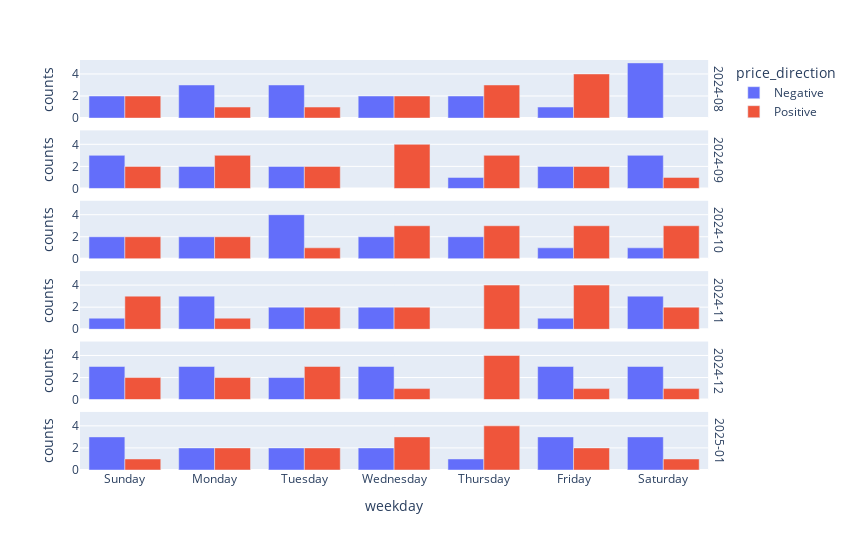

Source (notebook cell):
### Code cell
wkday_price_direction_counts = df_weekday_candles.groupby(['month-year', 'weekday', 'price_direction'], as_index=False)['candle_id'].count()
wkday_price_direction_counts.rename(columns={'candle_id':'counts'}, inplace=True)
wkday_pdc_fig = px.bar(wkday_price_direction_counts, x='weekday', y='counts', color='price_direction', 
             barmode='group', facet_row='month-year', category_orders={'month':month_years_order, 'weekday':weekdays_order})
wkday_pdc_fig.update_layout(
    height=fig_height,
    width=fig_width
)
wkday_pdc_fig.for_each_annotation(lambda x: x.update(text=x.text.split('=')[-1]))
wkday_pdc_fig.show()

### Figure 1 — Plotly figure (JSON) as saved in the notebook; plotly's stock layout.template omitted (floating-point values rounded to 4 significant figures)
{"data": [{"alignmentgroup": "True", "hovertemplate": "price_direction=Negative<br>month-year=2024-08<br>weekday=%{x}<br>counts=%{y}<extra></extra>", "legendgroup": "Negative", "marker": {"color": "#636efa", "pattern": {"shape": ""}}, "name": "Negative", "offsetgroup": "Negative", "orientation": "v", "showlegend": true, "textposition": "auto", "type": "bar", "x": ["Friday", "Monday", "Saturday", "Sunday", "Thursday", "Tuesday", "Wednesday"], "xaxis": "x6", "y": [1, 3, 5, 2, 2, 3, 2], "yaxis": "y6"}, {"alignmentgroup": "True", "hovertemplate": "price_direction=Negative<br>month-year=2024-09<br>weekday=%{x}<br>counts=%{y}<extra></extra>", "legendgroup": "Negative", "marker": {"color": "#636efa", "pattern": {"shape": ""}}, "name": "Negative", "offsetgroup": "Negative", "orientation": "v", "showlegend": false, "textposition": "auto", "type": "bar", "x": ["Friday", "Monday", "Saturday", "Sunday", "Thursday", "Tuesday"], "xaxis": "x5", "y": [2, 2, 3, 3, 1, 2], "yaxis": "y5"}, {"alignmentgroup": "True", "hovertemplate": "price_direction=Negative<br>month-year=2024-10<br>weekday=%{x}<br>counts=%{y}<extra></extra>", "legendgroup": "Negative", "marker": {"color": "#636efa", "pattern": {"shape": ""}}, "name": "Negative", "offsetgroup": "Negative", "orientation": "v", "showlegend": false, "textposition": "auto", "type": "bar", "x": ["Friday", "Monday", "Saturday", "Sunday", "Thursday", "Tuesday", "Wednesday"], "xaxis": "x4", "y": [1, 2, 1, 2, 2, 4, 2], "yaxis": "y4"}, {"alignmentgroup": "True", "hovertemplate": "price_direction=Negative<br>month-year=2024-11<br>weekday=%{x}<br>counts=%{y}<extra></extra>", "legendgroup": "Negative", "marker": {"color": "#636efa", "pattern": {"shape": ""}}, "name": "Negative", "offsetgroup": "Negative", "orientation": "v", "showlegend": false, "textposition": "auto", "type": "bar", "x": ["Friday", "Monday", "Saturday", "Sunday", "Tuesday", "Wednesday"], "xaxis": "x3", "y": [1, 3, 3, 1, 2, 2], "yaxis": "y3"}, {"alignmentgroup": "True", "hovertemplate": "price_direction=Negative<br>month-year=2024-12<br>weekday=%{x}<br>counts=%{y}<extra></extra>", "legendgroup": "Negative", "marker": {"color": "#636efa", "pattern": {"shape": ""}}, "name": "Negative", "offsetgroup": "Negative", "orientation": "v", "showlegend": false, "textposition": "auto", "type": "bar", "x": ["Friday", "Monday", "Saturday", "Sunday", "Tuesday", "Wednesday"], "xaxis": "x2", "y": [3, 3, 3, 3, 2, 3], "yaxis": "y2"}, {"alignmentgroup": "True", "hovertemplate": "price_direction=Negative<br>month-year=2025-01<br>weekday=%{x}<br>counts=%{y}<extra></extra>", "legendgroup": "Negative", "marker": {"color": "#636efa", "pattern": {"shape": ""}}, "name": "Negative", "offsetgroup": "Negative", "orientation": "v", "showlegend": false, "textposition": "auto", "type": "bar", "x": ["Friday", "Monday", "Saturday", "Sunday", "Thursday", "Tuesday", "Wednesday"], "xaxis": "x", "y": [3, 2, 3, 3, 1, 2, 2], "yaxis": "y"}, {"alignmentgroup": "True", "hovertemplate": "price_direction=Positive<br>month-year=2024-08<br>weekday=%{x}<br>counts=%{y}<extra></extra>", "legendgroup": "Positive", "marker": {"color": "#EF553B", "pattern": {"shape": ""}}, "name": "Positive", "offsetgroup": "Positive", "orientation": "v", "showlegend": true, "textposition": "auto", "type": "bar", "x": ["Friday", "Monday", "Sunday", "Thursday", "Tuesday", "Wednesday"], "xaxis": "x6", "y": [4, 1, 2, 3, 1, 2], "yaxis": "y6"}, {"alignmentgroup": "True", "hovertemplate": "price_direction=Positive<br>month-year=2024-09<br>weekday=%{x}<br>counts=%{y}<extra></extra>", "legendgroup": "Positive", "marker": {"color": "#EF553B", "pattern": {"shape": ""}}, "name": "Positive", "offsetgroup": "Positive", "orientation": "v", "showlegend": false, "textposition": "auto", "type": "bar", "x": ["Friday", "Monday", "Saturday", "Sunday", "Thursday", "Tuesday", "Wednesday"], "xaxis": "x5", "y": [2, 3, 1, 2, 3, 2, 4], "yaxis": "y5"}, {"alignmentgroup": "True", "hovertemplate": "price_direction=Positive<br>month-year=2024-10<br>weekday=%{x}<br>counts=%{y}<extra></extra>", "legendgroup": "Positive", "marker": {"color": "#EF553B", "pattern": {"shape": ""}}, "name": "Positive", "offsetgroup": "Positive", "orientation": "v", "showlegend": false, "textposition": "auto", "type": "bar", "x": ["Friday", "Monday", "Saturday", "Sunday", "Thursday", "Tuesday", "Wednesday"], "xaxis": "x4", "y": [3, 2, 3, 2, 3, 1, 3], "yaxis": "y4"}, {"alignmentgroup": "True", "hovertemplate": "price_direction=Positive<br>month-year=2024-11<br>weekday=%{x}<br>counts=%{y}<extra></extra>", "legendgroup": "Positive", "marker": {"color": "#EF553B", "pattern": {"shape": ""}}, "name": "Positive", "offsetgroup": "Positive", "orientation": "v", "showlegend": false, "textposition": "auto", "type": "bar", "x": ["Friday", "Monday", "Saturday", "Sunday", "Thursday", "Tuesday", "Wednesday"], "xaxis": "x3", "y": [4, 1, 2, 3, 4, 2, 2], "yaxis": "y3"}, {"alignmentgroup": "True", "hovertemplate": "price_direction=Positive<br>month-year=2024-12<br>weekday=%{x}<br>counts=%{y}<extra></extra>", "legendgroup": "Positive", "marker": {"color": "#EF553B", "pattern": {"shape": ""}}, "name": "Positive", "offsetgroup": "Positive", "orientation": "v", "showlegend": false, "textposition": "auto", "type": "bar", "x": ["Friday", "Monday", "Saturday", "Sunday", "Thursday", "Tuesday", "Wednesday"], "xaxis": "x2", "y": [1, 2, 1, 2, 4, 3, 1], "yaxis": "y2"}, {"alignmentgroup": "True", "hovertemplate": "price_direction=Positive<br>month-year=2025-01<br>weekday=%{x}<br>counts=%{y}<extra></extra>", "legendgroup": "Positive", "marker": {"color": "#EF553B", "pattern": {"shape": ""}}, "name": "Positive", "offsetgroup": "Positive", "orientation": "v", "showlegend": false, "textposition": "auto", "type": "bar", "x": ["Friday", "Monday", "Saturday", "Sunday", "Thursday", "Tuesday", "Wednesday"], "xaxis": "x", "y": [2, 2, 1, 1, 4, 2, 3], "yaxis": "y"}], "layout": {"annotations": [{"font": {}, "showarrow": false, "text": "2025-01", "textangle": 90, "x": 0.98, "xanchor": "left", "xref": "paper", "y": 0.07083, "yanchor": "middle", "yref": "paper"}, {"font": {}, "showarrow": false, "text": "2024-12", "textangle": 90, "x": 0.98, "xanchor": "left", "xref": "paper", "y": 0.2425, "yanchor": "middle", "yref": "paper"}, {"font": {}, "showarrow": false, "text": "2024-11", "textangle": 90, "x": 0.98, "xanchor": "left", "xref": "paper", "y": 0.4142, "yanchor": "middle", "yref": "paper"}, {"font": {}, "showarrow": false, "text": "2024-10", "textangle": 90, "x": 0.98, "xanchor": "left", "xref": "paper", "y": 0.5858, "yanchor": "middle", "yref": "paper"}, {"font": {}, "showarrow": false, "text": "2024-09", "textangle": 90, "x": 0.98, "xanchor": "left", "xref": "paper", "y": 0.7575, "yanchor": "middle", "yref": "paper"}, {"font": {}, "showarrow": false, "text": "2024-08", "textangle": 90, "x": 0.98, "xanchor": "left", "xref": "paper", "y": 0.9292, "yanchor": "middle", "yref": "paper"}], "barmode": "group", "height": 550, "legend": {"title": {"text": "price_direction"}, "tracegroupgap": 0}, "margin": {"t": 60}, "width": 850, "xaxis": {"anchor": "y", "categoryarray": ["Sunday", "Monday", "Tuesday", "Wednesday", "Thursday", "Friday", "Saturday"], "categoryorder": "array", "domain": [0, 0.98], "title": {"text": "weekday"}}, "xaxis2": {"anchor": "y2", "domain": [0, 0.98], "matches": "x", "showticklabels": false}, "xaxis3": {"anchor": "y3", "domain": [0, 0.98], "matches": "x", "showticklabels": false}, "xaxis4": {"anchor": "y4", "domain": [0, 0.98], "matches": "x", "showticklabels": false}, "xaxis5": {"anchor": "y5", "domain": [0, 0.98], "matches": "x", "showticklabels": false}, "xaxis6": {"anchor": "y6", "domain": [0, 0.98], "matches": "x", "showticklabels": false}, "yaxis": {"anchor": "x", "domain": [0, 0.1417], "title": {"text": "counts"}}, "yaxis2": {"anchor": "x2", "domain": [0.1717, 0.3133], "matches": "y", "title": {"text": "counts"}}, "yaxis3": {"anchor": "x3", "domain": [0.3433, 0.485], "matches": "y", "title": {"text": "counts"}}, "yaxis4": {"anchor": "x4", "domain": [0.515, 0.6567], "matches": "y", "title": {"text": "counts"}}, "yaxis5": {"anchor": "x5", "domain": [0.6867, 0.8283], "matches": "y", "title": {"text": "counts"}}, "yaxis6": {"anchor": "x6", "domain": [0.8583, 1], "matches": "y", "title": {"text": "counts"}}}}
